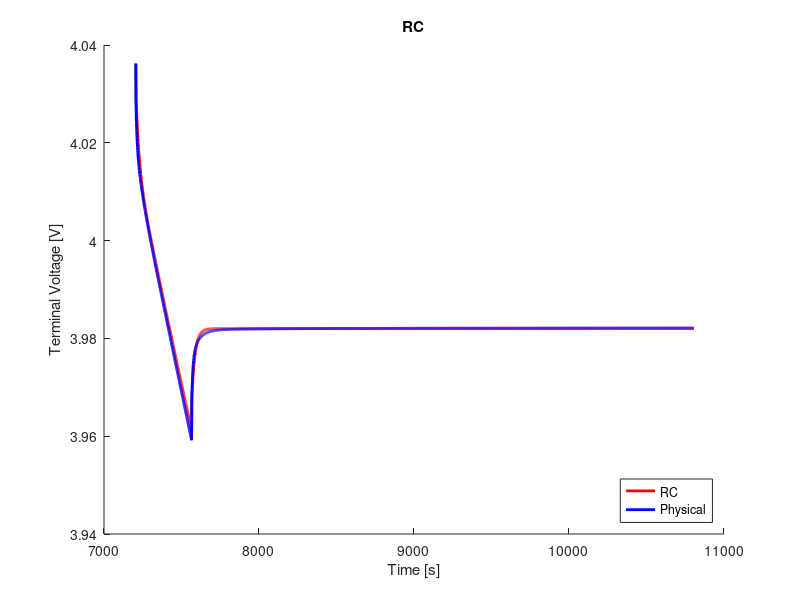

Reproduce this figure in MATLAB.
clear;
clc;
close all;

%% load data
load('ocv_final.mat');
time_ocv = time;
load('pulse_1_c_2.mat');
load('rc1_cf_params.mat');

%% voltage limitations
v_max = 4.4;                                    % cut-over voltage
v_min = 3.0;                                    % cut-off voltage

%% resample ocv and soc
t1 = time_ocv(1);
t2 = time_ocv(end);
dt = 1;                                         % sample time
t = (t1:dt:t2) - t1;

ocv = interp1(time_ocv, ocv, t1:dt:t2);
soc = interp1(time_ocv, soc, t1:dt:t2);

s = length(time);

%% variables
Q = 16.8;
eta = 1.0;                                  % coulombic efficiency

n = 1;                                      % number of rc links
i_r = zeros(n, 1);
v_c = zeros(n, 1);
flag = 1;

%% compute soc
ind_init = interp1(soc, 1:length(soc), 0.8062, 'nearest');
v_t(1) = ocv(ind_init);
z0 = soc(ind_init);
z = z0 - dt/(Q*3600)*eta*cumsum(I(1:end));

% manual fit
p = 3;
r0 = r0_cf(p);
r1 = r1_cf(p);
% r2 = r2_cf(p);
% r3 = r3_cf(p);
c1 = c1_cf(p);
% c2 = c2_cf(p);
% c3 = c3_cf(p);

r = [r1];
c = [c1];

%% compute terminal voltage
for j = 1:n
    f(j) = exp(-dt/(r(j)*c(j)));
end
for k = 1:s-1
    if flag == 1
        i_r(:, k+1) = diag(f)*i_r(:, k) + (1-f')*I(k);
        v_c(:, k) = i_r(:, k).*r;
        ind = interp1(soc, 1:length(soc), z(k), 'nearest');
        v_t(k+1) = ocv(ind) - sum(v_c(:, k)) - I(k).*r0;
        if v_t(k) < v_min
            fprintf('Reached lower voltage limit.');
            flag = 0;
        end
        if v_t(k) > v_max
            fprintf('Reached upper voltage limit.');
            flag = 0;
        end 
    end
end

%% compute rms error
v_t = reshape(v_t, size(V_batt_time));
rmse = 1000*sqrt(mean((V_batt_time - v_t).^2))     % [mV]

%% plot
figure(1);
hold on;
plot(time, v_t, 'r', 'LineWidth', 2)
hold on;
plot(time, V_batt_time, 'b', 'LineWidth', 2)
xlabel('Time [s]')
ylabel('Terminal Voltage [V]')
title('RC')
legend('RC', 'Physical', 'location', 'southeast')
